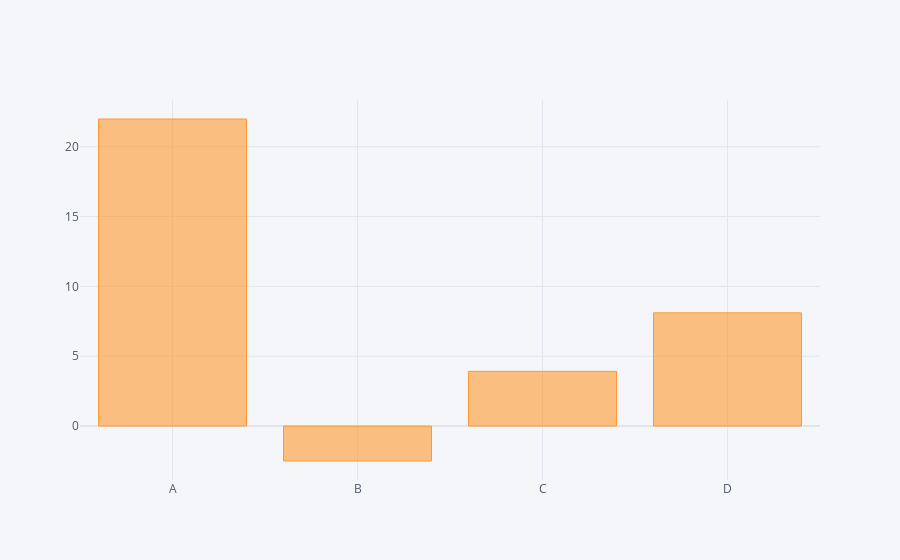

Notebook code cell kept with this figure:
### Code cell
df.sum().iplot(kind='bar')

### Figure 1 — Plotly figure (JSON) as saved in the notebook; plotly's stock layout.template omitted (floating-point values rounded to 4 significant figures)
{"data": [{"marker": {"color": "rgba(255, 153, 51, 0.6)", "line": {"color": "rgba(255, 153, 51, 1.0)", "width": 1}}, "name": "None", "orientation": "v", "text": "", "type": "bar", "x": ["A", "B", "C", "D"], "y": [21.99, -2.505, 3.916, 8.106]}], "layout": {"legend": {"bgcolor": "#F5F6F9", "font": {"color": "#4D5663"}}, "paper_bgcolor": "#F5F6F9", "plot_bgcolor": "#F5F6F9", "title": {"font": {"color": "#4D5663"}}, "xaxis": {"gridcolor": "#E1E5ED", "showgrid": true, "tickfont": {"color": "#4D5663"}, "title": {"font": {"color": "#4D5663"}, "text": ""}, "zerolinecolor": "#E1E5ED"}, "yaxis": {"gridcolor": "#E1E5ED", "showgrid": true, "tickfont": {"color": "#4D5663"}, "title": {"font": {"color": "#4D5663"}, "text": ""}, "zerolinecolor": "#E1E5ED"}}}
